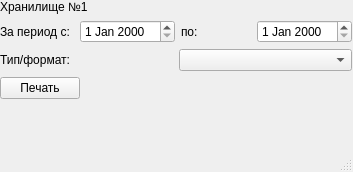
<?xml version="1.0" encoding="UTF-8"?>
<ui version="4.0">
 <class>MainWindow</class>
 <widget class="QMainWindow" name="MainWindow">
  <property name="geometry">
   <rect>
    <x>0</x>
    <y>0</y>
    <width>353</width>
    <height>172</height>
   </rect>
  </property>
  <property name="windowTitle">
   <string>Печать графика(таблицы)</string>
  </property>
  <widget class="QWidget" name="centralwidget">
   <widget class="QWidget" name="formLayoutWidget">
    <property name="geometry">
     <rect>
      <x>0</x>
      <y>0</y>
      <width>352</width>
      <height>131</height>
     </rect>
    </property>
    <layout class="QFormLayout" name="formLayout">
     <item row="2" column="0" colspan="2">
      <layout class="QHBoxLayout" name="horizontalLayout_2">
       <item>
        <widget class="QLabel" name="label_3">
         <property name="text">
          <string>Тип/формат:</string>
         </property>
        </widget>
       </item>
       <item>
        <widget class="QComboBox" name="comboBox"/>
       </item>
      </layout>
     </item>
     <item row="1" column="0" colspan="2">
      <layout class="QHBoxLayout" name="horizontalLayout">
       <item>
        <widget class="QLabel" name="label">
         <property name="text">
          <string>За период c: </string>
         </property>
        </widget>
       </item>
       <item>
        <widget class="QDateEdit" name="start"/>
       </item>
       <item>
        <widget class="QLabel" name="label_2">
         <property name="text">
          <string>по:</string>
         </property>
        </widget>
       </item>
       <item>
        <widget class="QDateEdit" name="end"/>
       </item>
      </layout>
     </item>
     <item row="0" column="0" colspan="2">
      <widget class="QLabel" name="roomName">
       <property name="text">
        <string>Хранилище №1</string>
       </property>
      </widget>
     </item>
     <item row="3" column="0">
      <widget class="QPushButton" name="print">
       <property name="text">
        <string>Печать</string>
       </property>
      </widget>
     </item>
    </layout>
   </widget>
  </widget>
  <widget class="QMenuBar" name="menubar">
   <property name="geometry">
    <rect>
     <x>0</x>
     <y>0</y>
     <width>353</width>
     <height>22</height>
    </rect>
   </property>
  </widget>
  <widget class="QStatusBar" name="statusbar"/>
 </widget>
 <resources/>
 <connections/>
</ui>
